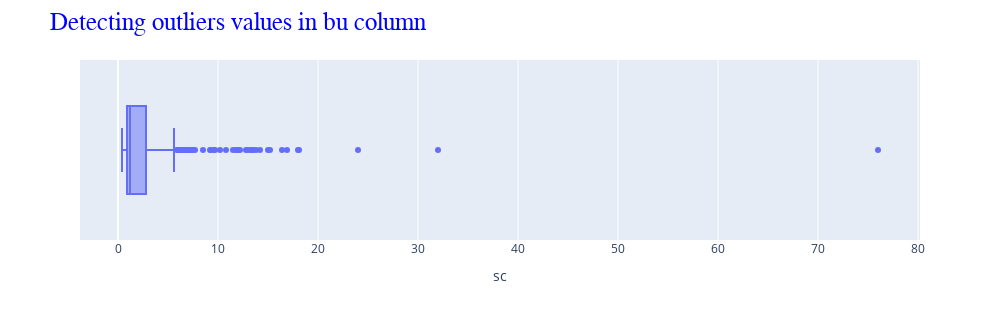

Here is the notebook cell this chart was saved with:
### Code cell
ax = px.box( data_frame = data,
        x = 'sc',
        width = 1000, height = 320)

ax.update_layout(
    title = {
        "text" : 'Detecting outliers values in bu column',
        "font" : title_font_dict
    } 
)

### Figure 1 — Plotly figure (JSON) as saved in the notebook; plotly's stock layout.template omitted (floating-point values rounded to 4 significant figures; data arrays with more than 128 entries replaced by an {"elided": "..."} marker saying what was removed)
{"data": [{"alignmentgroup": "True", "hovertemplate": "sc=%{x}<extra></extra>", "legendgroup": "", "marker": {"color": "#636efa"}, "name": "", "notched": false, "offsetgroup": "", "orientation": "h", "showlegend": false, "type": "box", "x": {"elided": "392 float values"}, "x0": " ", "xaxis": "x", "y0": " ", "yaxis": "y"}], "layout": {"boxmode": "group", "height": 320, "legend": {"tracegroupgap": 0}, "margin": {"t": 60}, "title": {"font": {"color": "Blue", "family": "Times New Roman", "size": 25}, "text": "Detecting outliers values in bu column"}, "width": 1000, "xaxis": {"anchor": "y", "domain": [0, 1], "title": {"text": "sc"}}, "yaxis": {"anchor": "x", "domain": [0, 1]}}}
